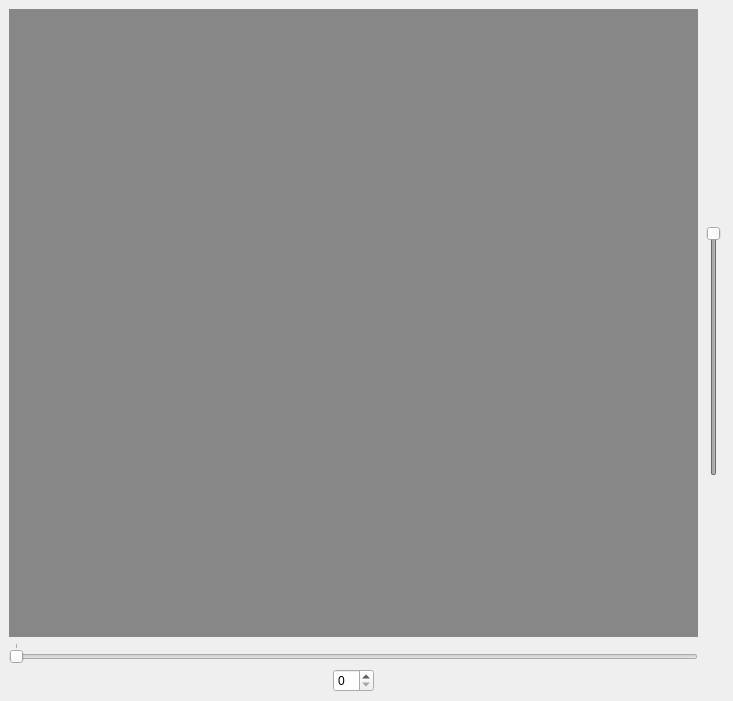
<?xml version="1.0" encoding="UTF-8"?>
<ui version="4.0">
 <class>ImageViewer</class>
 <widget class="QMainWindow" name="ImageViewer">
  <property name="geometry">
   <rect>
    <x>0</x>
    <y>0</y>
    <width>733</width>
    <height>701</height>
   </rect>
  </property>
  <property name="minimumSize">
   <size>
    <width>733</width>
    <height>701</height>
   </size>
  </property>
  <property name="windowTitle">
   <string>MainWindow</string>
  </property>
  <widget class="QWidget" name="centralwidget">
   <property name="minimumSize">
    <size>
     <width>672</width>
     <height>500</height>
    </size>
   </property>
   <layout class="QHBoxLayout" name="horizontalLayout_3">
    <item>
     <widget class="QWidget" name="widget_7" native="true">
      <property name="minimumSize">
       <size>
        <width>684</width>
        <height>679</height>
       </size>
      </property>
      <layout class="QVBoxLayout" name="verticalLayout_3">
       <property name="leftMargin">
        <number>0</number>
       </property>
       <property name="topMargin">
        <number>0</number>
       </property>
       <property name="rightMargin">
        <number>0</number>
       </property>
       <property name="bottomMargin">
        <number>0</number>
       </property>
       <item>
        <widget class="QWidget" name="widget_4" native="true">
         <layout class="QHBoxLayout" name="horizontalLayout_5" stretch="9">
          <property name="leftMargin">
           <number>0</number>
          </property>
          <property name="topMargin">
           <number>0</number>
          </property>
          <property name="rightMargin">
           <number>0</number>
          </property>
          <property name="bottomMargin">
           <number>0</number>
          </property>
          <item>
           <widget class="QWidget" name="widget_5" native="true">
            <property name="minimumSize">
             <size>
              <width>650</width>
              <height>0</height>
             </size>
            </property>
            <layout class="QVBoxLayout" name="verticalLayout_2">
             <property name="leftMargin">
              <number>0</number>
             </property>
             <property name="topMargin">
              <number>0</number>
             </property>
             <property name="rightMargin">
              <number>0</number>
             </property>
             <property name="bottomMargin">
              <number>0</number>
             </property>
             <item>
              <widget class="QWidget" name="wgt_sceneImage" native="true">
               <property name="sizePolicy">
                <sizepolicy hsizetype="Expanding" vsizetype="Expanding">
                 <horstretch>0</horstretch>
                 <verstretch>0</verstretch>
                </sizepolicy>
               </property>
               <property name="minimumSize">
                <size>
                 <width>650</width>
                 <height>600</height>
                </size>
               </property>
               <property name="autoFillBackground">
                <bool>false</bool>
               </property>
               <property name="styleSheet">
                <string notr="true">QWidget#wgt_sceneImage { background-color: rgb(135, 135, 135) }</string>
               </property>
               <layout class="QVBoxLayout" name="lyt_sceneImage">
                <property name="spacing">
                 <number>7</number>
                </property>
                <property name="leftMargin">
                 <number>0</number>
                </property>
                <property name="topMargin">
                 <number>0</number>
                </property>
                <property name="rightMargin">
                 <number>0</number>
                </property>
                <property name="bottomMargin">
                 <number>0</number>
                </property>
               </layout>
              </widget>
             </item>
             <item>
              <widget class="QSlider" name="sldr_images">
               <property name="sizePolicy">
                <sizepolicy hsizetype="Expanding" vsizetype="Preferred">
                 <horstretch>0</horstretch>
                 <verstretch>0</verstretch>
                </sizepolicy>
               </property>
               <property name="maximum">
                <number>0</number>
               </property>
               <property name="orientation">
                <enum>Qt::Horizontal</enum>
               </property>
               <property name="invertedAppearance">
                <bool>false</bool>
               </property>
               <property name="invertedControls">
                <bool>false</bool>
               </property>
               <property name="tickPosition">
                <enum>QSlider::TicksAbove</enum>
               </property>
              </widget>
             </item>
             <item>
              <widget class="QWidget" name="widget" native="true">
               <property name="minimumSize">
                <size>
                 <width>684</width>
                 <height>0</height>
                </size>
               </property>
               <layout class="QHBoxLayout" name="horizontalLayout_2">
                <property name="leftMargin">
                 <number>0</number>
                </property>
                <property name="topMargin">
                 <number>0</number>
                </property>
                <property name="rightMargin">
                 <number>0</number>
                </property>
                <property name="bottomMargin">
                 <number>0</number>
                </property>
                <item>
                 <spacer name="horizontalSpacer_2">
                  <property name="orientation">
                   <enum>Qt::Horizontal</enum>
                  </property>
                  <property name="sizeHint" stdset="0">
                   <size>
                    <width>40</width>
                    <height>20</height>
                   </size>
                  </property>
                 </spacer>
                </item>
                <item>
                 <widget class="QSpinBox" name="spnb_images"/>
                </item>
                <item>
                 <spacer name="horizontalSpacer">
                  <property name="orientation">
                   <enum>Qt::Horizontal</enum>
                  </property>
                  <property name="sizeHint" stdset="0">
                   <size>
                    <width>40</width>
                    <height>20</height>
                   </size>
                  </property>
                 </spacer>
                </item>
               </layout>
              </widget>
             </item>
            </layout>
           </widget>
          </item>
         </layout>
        </widget>
       </item>
      </layout>
     </widget>
    </item>
    <item>
     <widget class="QWidget" name="widget_3" native="true">
      <property name="minimumSize">
       <size>
        <width>0</width>
        <height>0</height>
       </size>
      </property>
      <layout class="QVBoxLayout" name="verticalLayout_12" stretch="10,6,10">
       <property name="leftMargin">
        <number>0</number>
       </property>
       <property name="topMargin">
        <number>0</number>
       </property>
       <property name="rightMargin">
        <number>0</number>
       </property>
       <property name="bottomMargin">
        <number>0</number>
       </property>
       <item>
        <spacer name="verticalSpacer_3">
         <property name="orientation">
          <enum>Qt::Vertical</enum>
         </property>
         <property name="sizeHint" stdset="0">
          <size>
           <width>20</width>
           <height>40</height>
          </size>
         </property>
        </spacer>
       </item>
       <item>
        <widget class="QWidget" name="widget_6" native="true">
         <property name="sizePolicy">
          <sizepolicy hsizetype="Minimum" vsizetype="Minimum">
           <horstretch>0</horstretch>
           <verstretch>0</verstretch>
          </sizepolicy>
         </property>
         <property name="inputMethodHints">
          <set>Qt::ImhNoEditMenu</set>
         </property>
         <layout class="QHBoxLayout" name="horizontalLayout_4" stretch="0">
          <property name="leftMargin">
           <number>0</number>
          </property>
          <property name="topMargin">
           <number>0</number>
          </property>
          <property name="rightMargin">
           <number>0</number>
          </property>
          <property name="bottomMargin">
           <number>0</number>
          </property>
          <item>
           <widget class="QSlider" name="sldr_filteredImageOpacity">
            <property name="enabled">
             <bool>false</bool>
            </property>
            <property name="sizePolicy">
             <sizepolicy hsizetype="Minimum" vsizetype="Minimum">
              <horstretch>0</horstretch>
              <verstretch>0</verstretch>
             </sizepolicy>
            </property>
            <property name="minimumSize">
             <size>
              <width>0</width>
              <height>250</height>
             </size>
            </property>
            <property name="cursor">
             <cursorShape>PointingHandCursor</cursorShape>
            </property>
            <property name="layoutDirection">
             <enum>Qt::LeftToRight</enum>
            </property>
            <property name="maximum">
             <number>100</number>
            </property>
            <property name="value">
             <number>100</number>
            </property>
            <property name="sliderPosition">
             <number>100</number>
            </property>
            <property name="tracking">
             <bool>true</bool>
            </property>
            <property name="orientation">
             <enum>Qt::Vertical</enum>
            </property>
            <property name="invertedAppearance">
             <bool>false</bool>
            </property>
            <property name="invertedControls">
             <bool>false</bool>
            </property>
           </widget>
          </item>
         </layout>
        </widget>
       </item>
       <item>
        <spacer name="verticalSpacer_4">
         <property name="orientation">
          <enum>Qt::Vertical</enum>
         </property>
         <property name="sizeHint" stdset="0">
          <size>
           <width>20</width>
           <height>40</height>
          </size>
         </property>
        </spacer>
       </item>
      </layout>
     </widget>
    </item>
   </layout>
  </widget>
 </widget>
 <resources/>
 <connections/>
</ui>
